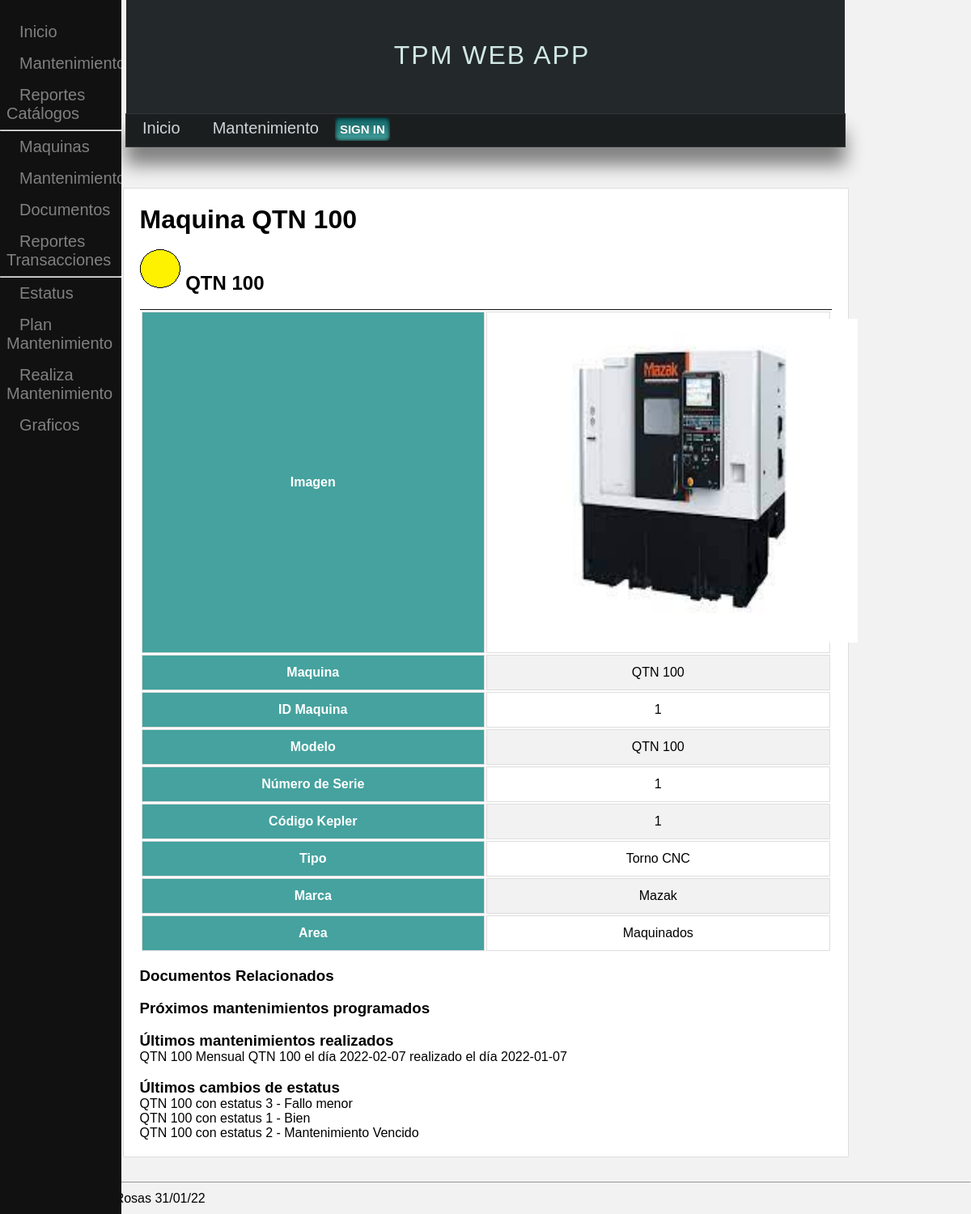
Screenshot of /mantenimiento/catalogos/maquinas/1 with the database file from the repository.
### mantt/models.py (models this page shows)
class Maquina(models.Model):
    nombre_maquina = models.CharField(max_length=100, blank=False, verbose_name='Maquina',unique=True)
    modelo = models.ForeignKey(Modelo, on_delete=DO_NOTHING)
    no_serie = models.CharField(max_length=100)
    codigo_kepler = models.CharField(max_length=100)
    imagen = models.ImageField(blank=True,upload_to='maquina_master')
    def __str__(self):
        return '{}'.format(self.nombre_maquina)

class Estatus(models.Model):
    fecha_cambio = models.DateField(auto_now_add=True)
    maquina = models.ForeignKey(Maquina, on_delete=CASCADE)
    estatus = models.ForeignKey(Estatus_master, on_delete=DO_NOTHING)
    def __str__(self):
        return '{} con estatus {}'.format(self.maquina, self.estatus)

class Estatus_master(models.Model):
    estatus_mast = models.CharField(max_length=50)
    img_estatus = models.ImageField(upload_to='status_master', verbose_name='Indicador')
    def __str__(self):
        return '{} - {}'.format(self.id, self.estatus_mast)

class Modelo(models.Model):
    nombre_modelo = models.CharField(max_length=100, blank=False, verbose_name='Modelo',unique=True)
    tipo = models.ForeignKey(Tipo_maquina, on_delete=DO_NOTHING)
    marca = models.ForeignKey(Marca, on_delete=DO_NOTHING)
    class Meta:
        constraints = [models.UniqueConstraint(fields=['nombre_modelo','tipo','marca'], name='Cons_Modelo')]
    def __str__(self):
        return '{}'.format(self.nombre_modelo)

class Tipo_maquina(models.Model):
    nombre_tipo =  models.CharField(max_length=50, blank=False, verbose_name='Tipo maquina',unique=True)
    area = models.ForeignKey(Area, on_delete=DO_NOTHING)
    def __str__(self):
        return '{}'.format(self.nombre_tipo)

class Marca(models.Model):
    marca =  models.CharField(max_length=50, blank=False, verbose_name='Marca',unique=True)
    def __str__(self):
        return '{}'.format(self.marca)

class Area(models.Model):
    nombre_area =  models.CharField(max_length=50, blank=False, verbose_name='Nombre Area',unique=True)
    def __str__(self):
        return '{}'.format(self.nombre_area)

class Realiza_mant(models.Model):
    fecha_realizado = models.DateField()
    plan_mant = models.OneToOneField(Plan_mant,on_delete=CASCADE)
    notas_real = models.TextField(max_length=500, blank=True)
    def __str__(self):
        return '{} realizado el día {}'.format(self.plan_mant, self.fecha_realizado)

class Plan_mant(models.Model):
    fecha_alta = models.DateField(auto_now=True)
    fecha_plan = models.DateField()
    cod_kepler_prov = models.CharField(max_length=10, blank=True, verbose_name='Codigo Proveedor Kepler')
    orden_compra = models.CharField(max_length=50, blank=True)
    horas_plan = models.PositiveIntegerField(default=1,validators=[MinValueValidator(1)])
    mant = models.ForeignKey(Mantenimiento, on_delete=CASCADE)
    notas_plan = models.TextField(max_length=500, blank=True)
    class Meta:
        constraints = [models.UniqueConstraint(fields=['fecha_plan','mant'], name='Cons_plan_mant')]
        ordering = ['mant__maquina__modelo__tipo__area','mant__maquina__nombre_maquina']
    def __str__(self):
        return '{} el día {}'.format(self.mant, self.fecha_plan)

class Mantenimiento(models.Model):
    nombre_mant = models.CharField(max_length=100, blank=False, verbose_name='Mantenimiento')
    class tipo_mant(models.TextChoices):
        Preventivo = 'Preventivo'
        Correctivo = 'Correctivo'
    tipo = models.CharField(max_length=10, choices=tipo_mant.choices)
    class periodicidad(models.TextChoices):
        unico = 'Unico'
        semanal = 'Semanal'
        quincenal = 'Quincenal'
        mensual = 'Mensual'
        bimestral = 'Bimestral'
        trimestral = 'Trimestral'
        semestral = 'Semestral'
        anual = 'Anual'
    periodo = models.CharField(max_length=20, choices=periodicidad.choices)
    maquina = models.ForeignKey(Maquina, on_delete=CASCADE)
    class Meta:
        ordering = ['maquina','periodo']
    def __str__(self):
        return '{} {} {}'.format(self.maquina, self.periodo,self.nombre_mant)

### mantt/views/maquinas.py (the view)
# urls.py: path('mantenimiento/catalogos/maquinas/<int:maquina>',mt.consulta_maquina, name='maquina'),
def consulta_maquina(request,maquina):
    maquina = Maquina.objects.get(id=maquina)
    documentos = Documento.objects.filter(maquina=maquina)
    estatus = Estatus.objects.filter(maquina=maquina).order_by('-fecha_cambio','-id')[:5]
    realizados = Realiza_mant.objects.all()
    realizados_plan = realizados.values('plan_mant')
    ult_realizados = Realiza_mant.objects.filter(plan_mant__mant__maquina=maquina)
    ult5_realizados = ult_realizados[:5]
    if len(estatus) > 0:
        ult_estatus = estatus[0]
    else:
        ult_estatus = ''
    pendientes = Plan_mant.objects.filter(mant__maquina=maquina).exclude(id__in=realizados_plan)[:5]
    return render(request, 'Catalogos/Maquina/cons_maquina.html', {
        'documentos':documentos,
        'maquina':maquina,
        'estatus':estatus,
        'ult_estatus':ult_estatus,
        'pendientes':pendientes,
        'realizados':ult5_realizados,
    })

### mantt/templates/Catalogos/Maquina/cons_maquina.html (shortened to what this page needs)
{% extends 'base.html' %}
{% block content %}
{% load static %}
{% include 'sidenav_mant.html' %}
<h1 class="title">Maquina {{maquina}}</h1>
<br>
<h2> <img src="{{ult_estatus.estatus.img_estatus.url}}" /> {{maquina}}  </h2>
<br>
<table>
    <tr>
        <th> Imagen </th>
        <td> <img src="{{maquina.imagen.url}}" width="450" height="400" /> </td>
    </tr>
    <tr>
        <th> Maquina </th>
        <td> {{maquina}} </td>
    </tr>
    <tr>
        <th> ID Maquina </th>
        <td> {{maquina.id}} </td>
    </tr>
    <tr>
        <th> Modelo </th>
        <td> {{maquina.modelo}} </td>
    </tr>
    <tr>
        <th> Número de Serie </th>
        <td> {{maquina.no_serie}} </td>
    </tr>
    <tr>
        <th> Código Kepler </th>
        <td> {{maquina.codigo_kepler}} </td>
    </tr>
    <tr>
        <th> Tipo </th>
        <td> {{maquina.modelo.tipo}} </td>
    </tr>
    <tr>
        <th> Marca </th>
        <td> {{maquina.modelo.marca}} </td>
    </tr>
    <tr>
        <th> Area </th>
        <td> {{maquina.modelo.tipo.area}} </td>
    </tr>
</table>
<br>
<h3> Documentos Relacionados </h3>
<br>
<h3> Próximos mantenimientos programados </h3>
<br>
<h3> Últimos mantenimientos realizados </h3>
{% for real in realizados%}
    <ul> {{real}} </ul>
{% endfor %}
<br>
<h3> Últimos cambios de estatus </h3>
{% for status in estatus%}
    <ul> {{status}} </ul>
{% endfor %}
{% endblock %}

### static/css/styles.css (style rules this page uses)
* { margin: 0px; padding: 0px; font-family:Arial, Helvetica, sans-serif; text-decoration: none; }
body { background-color: #f2f2f2; }
table { display: table; width: 100%; border-top: 1px solid #111; table-layout: fixed; text-align: center; }
table td, table th { border: 1px solid #ddd; padding: 8px; }
table tr:nth-child(even) { background-color: #f2f2f2; }
table th { padding-top: 12px; padding-bottom: 12px; text-align: center; background-color: #45a29e; color: white; }

### rows the page displays
Maquina: nombre_maquina "QTN 100", imagen (picture), id "1", modelo "QTN 100", no_serie "1", codigo_kepler "1", modelo.tipo "Torno CNC", modelo.marca "Mazak", modelo.tipo.area "Maquinados"
Estatus: estatus.img_estatus (picture), maquina+estatus "QTN 100 con estatus 3 - Fallo menor"
Realiza_mant: plan_mant+fecha_realizado "QTN 100 Mensual QTN 100 el día 2022-02-07 realizado el día 2022-01-07"
Estatus: maquina+estatus "QTN 100 con estatus 1 - Bien"
Estatus: maquina+estatus "QTN 100 con estatus 2 - Mantenimiento Vencido"
